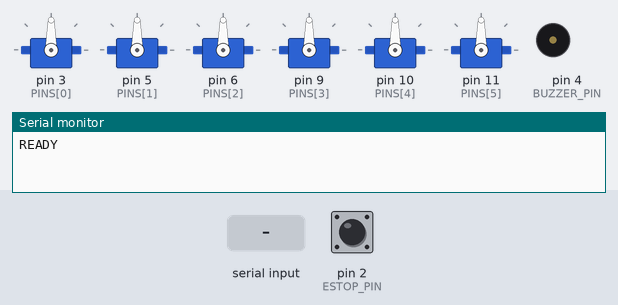
Bench run of a sketch on a simulated Arduino Uno, built with avr-gcc and run on an emulated ATmega328P. Shown: 6 × servo, buzzer (waves = sounding, pin HIGH), the last lines printed to the serial monitor. Inputs (shaded band) come from the test bench; at power-on: pin 2 (ESTOP_PIN) HIGH.

Above: at 3.0 s.
3.1 s: pin 2 (ESTOP_PIN) pulled LOW for 0.15 s
At 3.25 s:
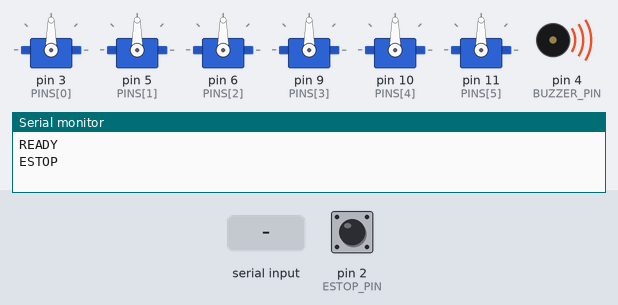
4.9 s: "R\n" received over Serial
6.4 s: "?\n" received over Serial
7.9 s: "90,45,200\n" received over Serial
Timing chart, 0 to 10.4 s (numbered marks = the images above; inputs shaded):
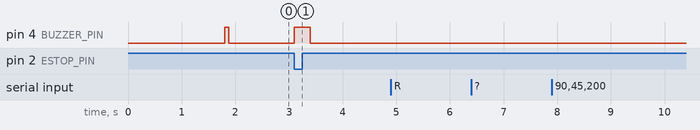

Measured:
- after the input at 3.1 s, pin 4 (BUZZER_PIN): LOW → HIGH at once, → LOW 0.30 s later

The sketch:

arm_firmware.ino
```cpp
// Teach-by-Showing Arm: Uno firmware v2
//
// The Uno is a "dumb" servo driver. All calibration, IK, and the
// degrees -> microseconds conversion live in Python (arm_serial.py).
// Everything is in microseconds (us) so 180 and 270 degree servos work
// the same way: 1500 = center, ~500 and ~2500 = the two ends.
//
// Protocol (115200 baud, one command per line, ends in \n):
//   P,u0,u1,u2,u3,u4,u5   set target pulse for all 6 joints (us)
//   J,i,u                  set target for one joint i (0-5)
//   C                      all joints to center (1500)
//   V,n                    max speed: n us per 10 ms tick (1-100, default 10)
//   X                      soft stop: freeze where they are now
//   R                      resume after an E-stop
//   ?                      print current pulses
// Replies: READY, OK, DONE (target reached), ESTOP, STOPPED, ERR
//
// Streaming: Python may send P lines at 20-50 Hz without waiting for
// DONE. Each new P replaces the target; the speed limit keeps motion smooth.
//
// Wiring: servo signals on 3,5,6,9,10,11. E-stop button: pin 2 to GND.
// Active buzzer: pin 4 (+) to GND (-). Servo power from the battery,
// with battery negative tied to Uno GND.

#include <Servo.h>

const int NUM = 6;
// 0 base, 1 shoulder, 2 elbow, 3 wrist pitch, 4 wrist roll, 5 gripper
const int PINS[NUM]   = {3, 5, 6, 9, 10, 11};
// Hard safety limits per joint. Tighten after assembly.
const int MIN_US[NUM] = {500, 500, 500, 500, 500, 500};
const int MAX_US[NUM] = {2500, 2500, 2500, 2500, 2500, 2500};
const int CENTER_US = 1500;

const int ESTOP_PIN = 2;
const int BUZZER_PIN = 4;
const unsigned long TICK_MS = 10;   // 100 Hz update

Servo servos[NUM];
int cur[NUM];
int target[NUM];
int maxStep = 10;                   // us per tick (~90 deg/s on a 180 servo)
bool moving = false;
bool estopped = false;
unsigned long lastTick = 0;

char buf[64];
int len = 0;

int clampUs(int i, int u) {
  if (u < MIN_US[i]) return MIN_US[i];
  if (u > MAX_US[i]) return MAX_US[i];
  return u;
}

void beep(int ms) {
  digitalWrite(BUZZER_PIN, HIGH);
  delay(ms);
  digitalWrite(BUZZER_PIN, LOW);
}

// Parse comma-separated ints after the command letter. Returns count.
int parseInts(char *s, int *out, int maxCount) {
  int n = 0;
  char *tok = strtok(s, ",");
  while (tok != NULL && n < maxCount) {
    out[n++] = atoi(tok);
    tok = strtok(NULL, ",");
  }
  return n;
}

void freeze() {
  for (int i = 0; i < NUM; i++) target[i] = cur[i];
  moving = false;
}

void handleLine(char *line) {
  char cmd = line[0];
  int vals[NUM];

  // Motion commands are blocked during an E-stop
  if (estopped && (cmd == 'P' || cmd == 'J' || cmd == 'C')) {
    Serial.println("STOPPED");
    return;
  }

  if (cmd == 'P') {
    if (parseInts(line + 2, vals, NUM) != NUM) { Serial.println("ERR"); return; }
    for (int i = 0; i < NUM; i++) target[i] = clampUs(i, vals[i]);
    moving = true;
    Serial.println("OK");
  } else if (cmd == 'J') {
    if (parseInts(line + 2, vals, 2) != 2 || vals[0] < 0 || vals[0] >= NUM) {
      Serial.println("ERR"); return;
    }
    target[vals[0]] = clampUs(vals[0], vals[1]);
    moving = true;
    Serial.println("OK");
  } else if (cmd == 'C') {
    for (int i = 0; i < NUM; i++) target[i] = clampUs(i, CENTER_US);
    moving = true;
    Serial.println("OK");
  } else if (cmd == 'V') {
    if (parseInts(line + 2, vals, 1) != 1 || vals[0] < 1 || vals[0] > 100) {
      Serial.println("ERR"); return;
    }
    maxStep = vals[0];
    Serial.println("OK");
  } else if (cmd == 'X') {
    freeze();
    Serial.println("OK");
  } else if (cmd == 'R') {
    if (digitalRead(ESTOP_PIN) == LOW) { Serial.println("STOPPED"); return; }
    estopped = false;
    Serial.println("OK");
  } else if (cmd == '?') {
    for (int i = 0; i < NUM; i++) {
      Serial.print(cur[i]);
      Serial.print(i < NUM - 1 ? "," : "\n");
    }
  } else {
    Serial.println("ERR");
  }
}

void setup() {
  Serial.begin(115200);
  pinMode(ESTOP_PIN, INPUT_PULLUP);
  pinMode(BUZZER_PIN, OUTPUT);

  // Attach one servo at a time. All 6 jumping at once can brown out the Uno.
  for (int i = 0; i < NUM; i++) {
    cur[i] = CENTER_US;
    target[i] = CENTER_US;
    servos[i].attach(PINS[i], MIN_US[i], MAX_US[i]);
    servos[i].writeMicroseconds(CENTER_US);
    delay(300);
  }
  beep(80);
  Serial.println("READY");
}

void loop() {
  // 1. Hardware E-stop: press = freeze immediately
  if (!estopped && digitalRead(ESTOP_PIN) == LOW) {
    estopped = true;
    freeze();
    Serial.println("ESTOP");
    beep(300);
  }

  // 2. Read serial into a line buffer
  while (Serial.available()) {
    char c = Serial.read();
    if (c == '\n' || c == '\r') {
      if (len > 0) {
        buf[len] = '\0';
        handleLine(buf);
        len = 0;
      }
    } else if (len < (int)sizeof(buf) - 1) {
      buf[len++] = c;
    }
  }

  // 3. Move every joint toward its target at the speed limit
  unsigned long now = millis();
  if (moving && now - lastTick >= TICK_MS) {
    lastTick = now;
    bool allThere = true;
    for (int i = 0; i < NUM; i++) {
      int diff = target[i] - cur[i];
      if (diff > maxStep)       { cur[i] += maxStep; allThere = false; }
      else if (diff < -maxStep) { cur[i] -= maxStep; allThere = false; }
      else                      { cur[i] = target[i]; }
      servos[i].writeMicroseconds(cur[i]);
    }
    if (allThere) {
      moving = false;
      Serial.println("DONE");
    }
  }
}
```
